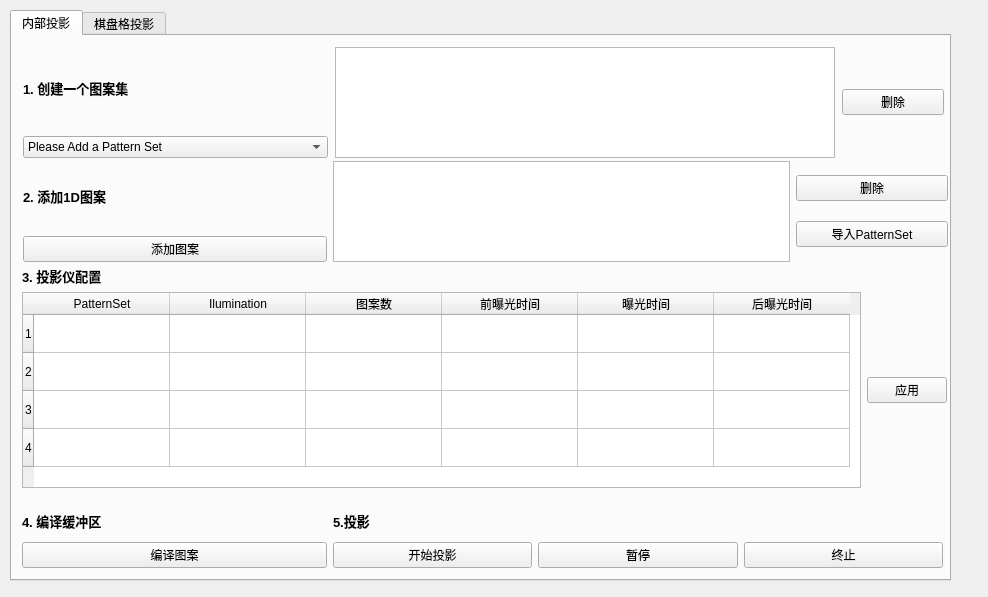
<?xml version="1.0" encoding="UTF-8"?>
<ui version="4.0">
 <class>Eyestack::Com_DLP::DLPConfigUi</class>
 <widget class="QWidget" name="Eyestack::Com_DLP::DLPConfigUi">
  <property name="geometry">
   <rect>
    <x>0</x>
    <y>0</y>
    <width>988</width>
    <height>597</height>
   </rect>
  </property>
  <property name="windowTitle">
   <string>Form</string>
  </property>
  <widget class="QTabWidget" name="tabWidget">
   <property name="geometry">
    <rect>
     <x>10</x>
     <y>10</y>
     <width>941</width>
     <height>571</height>
    </rect>
   </property>
   <property name="sizePolicy">
    <sizepolicy hsizetype="Expanding" vsizetype="Expanding">
     <horstretch>2</horstretch>
     <verstretch>0</verstretch>
    </sizepolicy>
   </property>
   <property name="tabPosition">
    <enum>QTabWidget::North</enum>
   </property>
   <property name="tabShape">
    <enum>QTabWidget::Rounded</enum>
   </property>
   <property name="currentIndex">
    <number>0</number>
   </property>
   <property name="movable">
    <bool>false</bool>
   </property>
   <widget class="QWidget" name="tab">
    <attribute name="title">
     <string>内部投影</string>
    </attribute>
    <widget class="QWidget" name="layoutWidget">
     <property name="geometry">
      <rect>
       <x>11</x>
       <y>11</y>
       <width>921</width>
       <height>111</height>
      </rect>
     </property>
     <layout class="QHBoxLayout" name="horizontalLayout_10" stretch="3,5,1">
      <property name="spacing">
       <number>7</number>
      </property>
      <item>
       <layout class="QVBoxLayout" name="verticalLayout_15">
        <item>
         <widget class="QLabel" name="label_12">
          <property name="font">
           <font>
            <pointsize>10</pointsize>
            <bold>true</bold>
           </font>
          </property>
          <property name="text">
           <string>1. 创建一个图案集</string>
          </property>
         </widget>
        </item>
        <item>
         <widget class="QComboBox" name="_selectPatternSet">
          <property name="layoutDirection">
           <enum>Qt::LeftToRight</enum>
          </property>
          <property name="minimumContentsLength">
           <number>0</number>
          </property>
          <item>
           <property name="text">
            <string>Please Add a Pattern Set</string>
           </property>
          </item>
          <item>
           <property name="text">
            <string>Add 1-bit Horizontal Pattern</string>
           </property>
          </item>
          <item>
           <property name="text">
            <string>Add 1-bit Vertical Pattern</string>
           </property>
          </item>
          <item>
           <property name="text">
            <string>Add 8-bit Horizontal Pattern</string>
           </property>
          </item>
          <item>
           <property name="text">
            <string>Add 8-bit Vertical Pattern</string>
           </property>
          </item>
         </widget>
        </item>
       </layout>
      </item>
      <item>
       <widget class="QListWidget" name="PatternSet">
        <property name="sizePolicy">
         <sizepolicy hsizetype="Maximum" vsizetype="Maximum">
          <horstretch>0</horstretch>
          <verstretch>0</verstretch>
         </sizepolicy>
        </property>
        <property name="maximumSize">
         <size>
          <width>500</width>
          <height>250</height>
         </size>
        </property>
        <property name="modelColumn">
         <number>0</number>
        </property>
       </widget>
      </item>
      <item>
       <widget class="QPushButton" name="DeleteButton">
        <property name="text">
         <string>删除</string>
        </property>
        <property name="icon">
         <iconset resource="../Asset/asset.qrc">
          <normaloff>:/icon/fa/minus-circle-solid.svg</normaloff>:/icon/fa/minus-circle-solid.svg</iconset>
        </property>
       </widget>
      </item>
     </layout>
    </widget>
    <widget class="QWidget" name="layoutWidget">
     <property name="geometry">
      <rect>
       <x>10</x>
       <y>230</y>
       <width>925</width>
       <height>222</height>
      </rect>
     </property>
     <layout class="QVBoxLayout" name="verticalLayout_2">
      <item>
       <widget class="QLabel" name="label_14">
        <property name="font">
         <font>
          <pointsize>10</pointsize>
          <bold>true</bold>
         </font>
        </property>
        <property name="text">
         <string>3. 投影仪配置</string>
        </property>
       </widget>
      </item>
      <item>
       <layout class="QHBoxLayout" name="horizontalLayout_3">
        <item>
         <widget class="QTableWidget" name="ConfigTable">
          <property name="gridStyle">
           <enum>Qt::SolidLine</enum>
          </property>
          <property name="sortingEnabled">
           <bool>false</bool>
          </property>
          <property name="rowCount">
           <number>4</number>
          </property>
          <property name="columnCount">
           <number>6</number>
          </property>
          <attribute name="horizontalHeaderMinimumSectionSize">
           <number>35</number>
          </attribute>
          <attribute name="horizontalHeaderDefaultSectionSize">
           <number>136</number>
          </attribute>
          <attribute name="verticalHeaderDefaultSectionSize">
           <number>38</number>
          </attribute>
          <row/>
          <row/>
          <row/>
          <row/>
          <column>
           <property name="text">
            <string>PatternSet</string>
           </property>
          </column>
          <column>
           <property name="text">
            <string>Ilumination</string>
           </property>
          </column>
          <column>
           <property name="text">
            <string>图案数</string>
           </property>
          </column>
          <column>
           <property name="text">
            <string>前曝光时间</string>
           </property>
          </column>
          <column>
           <property name="text">
            <string>曝光时间</string>
           </property>
          </column>
          <column>
           <property name="text">
            <string>后曝光时间</string>
           </property>
          </column>
         </widget>
        </item>
        <item>
         <widget class="QPushButton" name="ApplyButton">
          <property name="text">
           <string>应用</string>
          </property>
          <property name="icon">
           <iconset resource="../Asset/asset.qrc">
            <normaloff>:/icon/fa/arrow-circle-right-solid.svg</normaloff>:/icon/fa/arrow-circle-right-solid.svg</iconset>
          </property>
         </widget>
        </item>
       </layout>
      </item>
     </layout>
    </widget>
    <widget class="QWidget" name="">
     <property name="geometry">
      <rect>
       <x>11</x>
       <y>125</y>
       <width>925</width>
       <height>101</height>
      </rect>
     </property>
     <layout class="QHBoxLayout" name="horizontalLayout_2" stretch="2,3,1">
      <item>
       <layout class="QVBoxLayout" name="verticalLayout_16">
        <item>
         <widget class="QLabel" name="label_13">
          <property name="font">
           <font>
            <pointsize>10</pointsize>
            <bold>true</bold>
           </font>
          </property>
          <property name="text">
           <string>2. 添加1D图案</string>
          </property>
         </widget>
        </item>
        <item>
         <widget class="QPushButton" name="ImageButton">
          <property name="text">
           <string>添加图案</string>
          </property>
          <property name="icon">
           <iconset resource="../Asset/asset.qrc">
            <normaloff>:/icon/fa/plus-square-regular.svg</normaloff>:/icon/fa/plus-square-regular.svg</iconset>
          </property>
         </widget>
        </item>
       </layout>
      </item>
      <item>
       <widget class="QListView" name="Pattern">
        <property name="sizePolicy">
         <sizepolicy hsizetype="Maximum" vsizetype="Maximum">
          <horstretch>0</horstretch>
          <verstretch>0</verstretch>
         </sizepolicy>
        </property>
        <property name="maximumSize">
         <size>
          <width>500</width>
          <height>250</height>
         </size>
        </property>
        <property name="lineWidth">
         <number>18</number>
        </property>
        <property name="modelColumn">
         <number>0</number>
        </property>
       </widget>
      </item>
      <item>
       <layout class="QVBoxLayout" name="verticalLayout_3">
        <item>
         <widget class="QPushButton" name="DeletePattern">
          <property name="text">
           <string>删除</string>
          </property>
          <property name="icon">
           <iconset resource="../Asset/asset.qrc">
            <normaloff>:/icon/fa/minus-circle-solid.svg</normaloff>:/icon/fa/minus-circle-solid.svg</iconset>
          </property>
         </widget>
        </item>
        <item>
         <widget class="QPushButton" name="DumpPatternSet">
          <property name="text">
           <string>导入PatternSet</string>
          </property>
          <property name="icon">
           <iconset resource="../Asset/asset.qrc">
            <normaloff>:/icon/fa/arrow-circle-right-solid.svg</normaloff>:/icon/fa/arrow-circle-right-solid.svg</iconset>
          </property>
         </widget>
        </item>
       </layout>
      </item>
     </layout>
    </widget>
    <widget class="QWidget" name="">
     <property name="geometry">
      <rect>
       <x>10</x>
       <y>470</y>
       <width>921</width>
       <height>62</height>
      </rect>
     </property>
     <layout class="QHBoxLayout" name="horizontalLayout_4" stretch="1,2">
      <item>
       <layout class="QVBoxLayout" name="verticalLayout_4">
        <item>
         <widget class="QLabel" name="label_15">
          <property name="font">
           <font>
            <pointsize>10</pointsize>
            <bold>true</bold>
           </font>
          </property>
          <property name="text">
           <string>4. 编译缓冲区</string>
          </property>
         </widget>
        </item>
        <item>
         <widget class="QPushButton" name="ProgramButton">
          <property name="text">
           <string>编译图案</string>
          </property>
          <property name="icon">
           <iconset resource="../Asset/asset.qrc">
            <normaloff>:/icon/fa/download-solid.svg</normaloff>:/icon/fa/download-solid.svg</iconset>
          </property>
         </widget>
        </item>
       </layout>
      </item>
      <item>
       <layout class="QVBoxLayout" name="verticalLayout_5">
        <item>
         <widget class="QLabel" name="label_16">
          <property name="font">
           <font>
            <pointsize>10</pointsize>
            <bold>true</bold>
           </font>
          </property>
          <property name="text">
           <string>5.投影</string>
          </property>
         </widget>
        </item>
        <item>
         <layout class="QHBoxLayout" name="horizontalLayout_13">
          <item>
           <widget class="QPushButton" name="RunButton">
            <property name="text">
             <string>开始投影</string>
            </property>
            <property name="icon">
             <iconset resource="../Asset/asset.qrc">
              <normaloff>:/icon/fa/play-circle-regular.svg</normaloff>:/icon/fa/play-circle-regular.svg</iconset>
            </property>
           </widget>
          </item>
          <item>
           <widget class="QPushButton" name="PauseButton">
            <property name="text">
             <string>暂停</string>
            </property>
            <property name="icon">
             <iconset resource="../Asset/asset.qrc">
              <normaloff>:/icon/fa/pause-circle-regular.svg</normaloff>:/icon/fa/pause-circle-regular.svg</iconset>
            </property>
           </widget>
          </item>
          <item>
           <widget class="QPushButton" name="StopButton">
            <property name="text">
             <string>终止</string>
            </property>
            <property name="icon">
             <iconset resource="../Asset/asset.qrc">
              <normaloff>:/icon/fa/stop-circle-regular.svg</normaloff>:/icon/fa/stop-circle-regular.svg</iconset>
            </property>
           </widget>
          </item>
         </layout>
        </item>
       </layout>
      </item>
     </layout>
    </widget>
   </widget>
   <widget class="QWidget" name="tab_2">
    <attribute name="title">
     <string>棋盘格投影</string>
    </attribute>
    <widget class="QWidget" name="layoutWidget">
     <property name="geometry">
      <rect>
       <x>30</x>
       <y>20</y>
       <width>381</width>
       <height>491</height>
      </rect>
     </property>
     <layout class="QHBoxLayout" name="horizontalLayout">
      <item>
       <widget class="QGroupBox" name="groupBox">
        <property name="title">
         <string>设置前景色</string>
        </property>
        <property name="alignment">
         <set>Qt::AlignLeading|Qt::AlignLeft|Qt::AlignTop</set>
        </property>
        <property name="flat">
         <bool>false</bool>
        </property>
        <property name="checkable">
         <bool>false</bool>
        </property>
        <widget class="QRadioButton" name="radioButton_10">
         <property name="geometry">
          <rect>
           <x>18</x>
           <y>450</y>
           <width>121</width>
           <height>26</height>
          </rect>
         </property>
         <property name="text">
          <string>白色</string>
         </property>
        </widget>
        <widget class="QRadioButton" name="radioButton_6">
         <property name="geometry">
          <rect>
           <x>18</x>
           <y>276</y>
           <width>121</width>
           <height>26</height>
          </rect>
         </property>
         <property name="text">
          <string>青色</string>
         </property>
        </widget>
        <widget class="QRadioButton" name="radioButton_5">
         <property name="geometry">
          <rect>
           <x>18</x>
           <y>102</y>
           <width>121</width>
           <height>26</height>
          </rect>
         </property>
         <property name="text">
          <string>红色</string>
         </property>
        </widget>
        <widget class="QRadioButton" name="radioButton_7">
         <property name="geometry">
          <rect>
           <x>18</x>
           <y>160</y>
           <width>121</width>
           <height>26</height>
          </rect>
         </property>
         <property name="text">
          <string>绿色</string>
         </property>
        </widget>
        <widget class="QRadioButton" name="radioButton_3">
         <property name="geometry">
          <rect>
           <x>18</x>
           <y>334</y>
           <width>121</width>
           <height>26</height>
          </rect>
         </property>
         <property name="text">
          <string>品红</string>
         </property>
        </widget>
        <widget class="QRadioButton" name="radioButton_8">
         <property name="geometry">
          <rect>
           <x>18</x>
           <y>218</y>
           <width>121</width>
           <height>26</height>
          </rect>
         </property>
         <property name="text">
          <string>蓝色</string>
         </property>
        </widget>
        <widget class="QRadioButton" name="radioButton_9">
         <property name="geometry">
          <rect>
           <x>18</x>
           <y>392</y>
           <width>121</width>
           <height>26</height>
          </rect>
         </property>
         <property name="text">
          <string>黄色</string>
         </property>
        </widget>
        <widget class="QRadioButton" name="radioButton_4">
         <property name="geometry">
          <rect>
           <x>20</x>
           <y>44</y>
           <width>121</width>
           <height>26</height>
          </rect>
         </property>
         <property name="text">
          <string>黑色</string>
         </property>
        </widget>
       </widget>
      </item>
      <item>
       <widget class="QGroupBox" name="groupBox_2">
        <property name="title">
         <string>设置背景色</string>
        </property>
        <widget class="QRadioButton" name="radioButton_11">
         <property name="geometry">
          <rect>
           <x>18</x>
           <y>450</y>
           <width>121</width>
           <height>26</height>
          </rect>
         </property>
         <property name="text">
          <string>白色</string>
         </property>
        </widget>
        <widget class="QRadioButton" name="radioButton_12">
         <property name="geometry">
          <rect>
           <x>18</x>
           <y>276</y>
           <width>121</width>
           <height>26</height>
          </rect>
         </property>
         <property name="text">
          <string>青色</string>
         </property>
        </widget>
        <widget class="QRadioButton" name="radioButton_13">
         <property name="geometry">
          <rect>
           <x>18</x>
           <y>102</y>
           <width>121</width>
           <height>26</height>
          </rect>
         </property>
         <property name="text">
          <string>红色</string>
         </property>
        </widget>
        <widget class="QRadioButton" name="radioButton_14">
         <property name="geometry">
          <rect>
           <x>18</x>
           <y>160</y>
           <width>121</width>
           <height>26</height>
          </rect>
         </property>
         <property name="text">
          <string>绿色</string>
         </property>
        </widget>
        <widget class="QRadioButton" name="radioButton_15">
         <property name="geometry">
          <rect>
           <x>18</x>
           <y>334</y>
           <width>121</width>
           <height>26</height>
          </rect>
         </property>
         <property name="text">
          <string>品红</string>
         </property>
        </widget>
        <widget class="QRadioButton" name="radioButton_16">
         <property name="geometry">
          <rect>
           <x>18</x>
           <y>218</y>
           <width>121</width>
           <height>26</height>
          </rect>
         </property>
         <property name="text">
          <string>蓝色</string>
         </property>
        </widget>
        <widget class="QRadioButton" name="radioButton_17">
         <property name="geometry">
          <rect>
           <x>18</x>
           <y>392</y>
           <width>121</width>
           <height>26</height>
          </rect>
         </property>
         <property name="text">
          <string>黄色</string>
         </property>
        </widget>
        <widget class="QRadioButton" name="radioButton_18">
         <property name="geometry">
          <rect>
           <x>20</x>
           <y>44</y>
           <width>121</width>
           <height>26</height>
          </rect>
         </property>
         <property name="text">
          <string>黑色</string>
         </property>
        </widget>
       </widget>
      </item>
     </layout>
    </widget>
    <widget class="QWidget" name="layoutWidget_2">
     <property name="geometry">
      <rect>
       <x>450</x>
       <y>150</y>
       <width>151</width>
       <height>201</height>
      </rect>
     </property>
     <layout class="QVBoxLayout" name="verticalLayout">
      <property name="spacing">
       <number>28</number>
      </property>
      <item>
       <widget class="QLabel" name="label_6">
        <property name="text">
         <string>棋盘格个数</string>
        </property>
       </widget>
      </item>
      <item>
       <widget class="QSpinBox" name="spinBox">
        <property name="suffix">
         <string> 个</string>
        </property>
        <property name="prefix">
         <string>行方向 </string>
        </property>
       </widget>
      </item>
      <item>
       <widget class="QSpinBox" name="spinBox_2">
        <property name="suffix">
         <string> 个</string>
        </property>
        <property name="prefix">
         <string>列方向 </string>
        </property>
       </widget>
      </item>
     </layout>
    </widget>
    <widget class="QPushButton" name="ChessShow">
     <property name="geometry">
      <rect>
       <x>650</x>
       <y>230</y>
       <width>92</width>
       <height>29</height>
      </rect>
     </property>
     <property name="text">
      <string>开始投影</string>
     </property>
    </widget>
   </widget>
  </widget>
 </widget>
 <resources>
  <include location="../Asset/asset.qrc"/>
 </resources>
 <connections/>
</ui>
